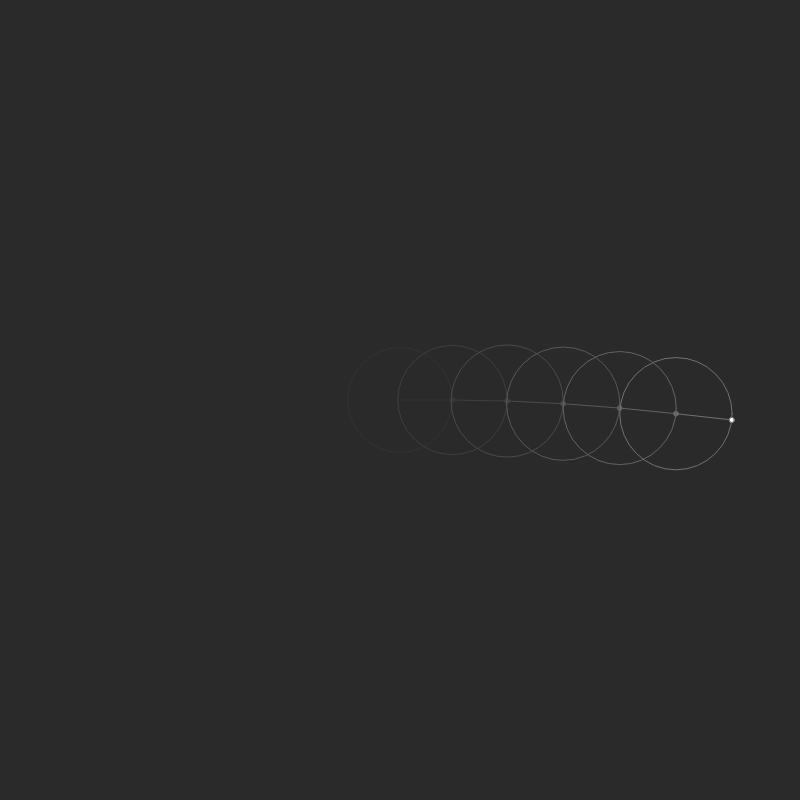
Frame 1 (no input)
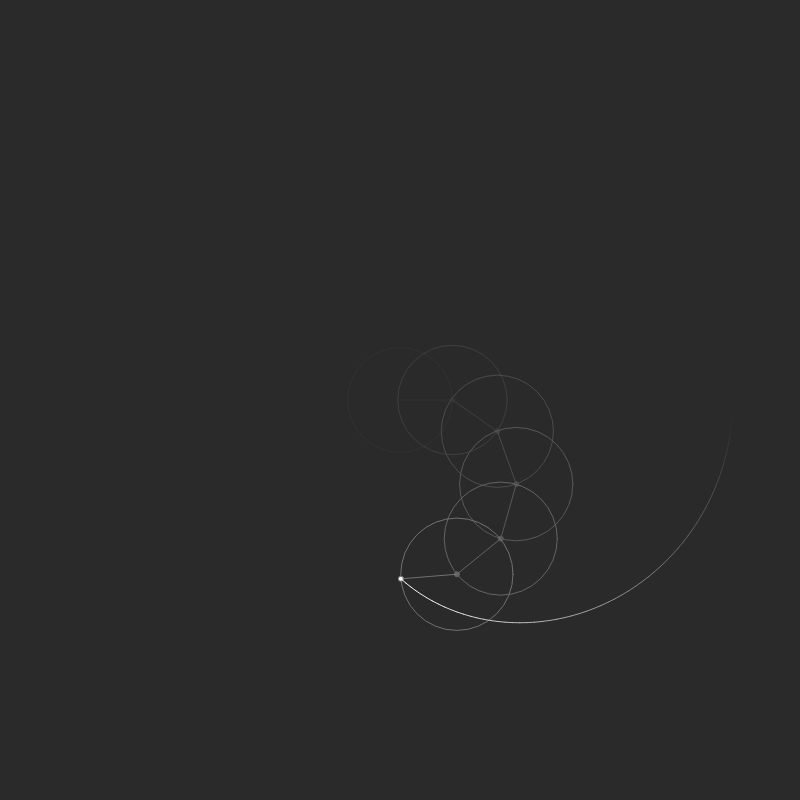
Frame 60 (no input)
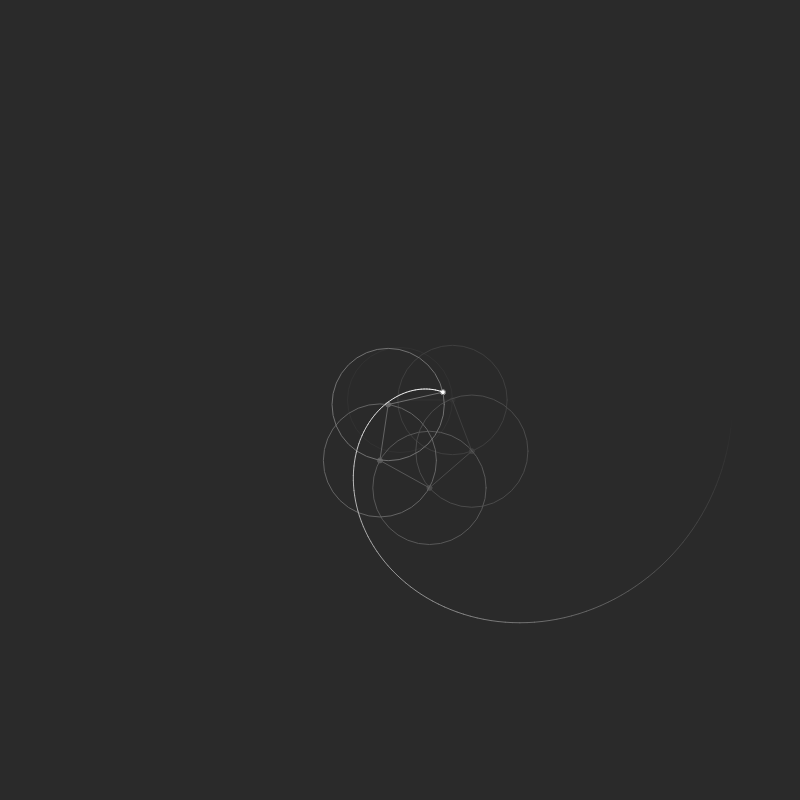
Frame 120 (the mouse pressed at the canvas centre since frame 60)

The p5.js sketch that drew these frames (run headless with seeded random() and noise() and a simulated clock; from frame 60 on, the mouse is pressed at the canvas centre):

// p5.js sketch
// ── sketch.js
const PI = 3.1415;

function setup() {
  width = 800;
  height = 800;
  t = 0
  
  sample = [1,1,1,1,1,1];
  createCanvas(width, height);
  cn = fourierCalculator(sample,0.01);
  tracer = []
  print(cn);
  circlecount = cn.length;
}

function draw() {
  translate(width/2, height/2)
  background(42);
  let i = 0;
  let i_old = 0;
  let j = 0;
  let j_old = 0;

  for(let n = 0; n < circlecount;n++){
    i_old = i;
    j_old = j;
    rad = cn[n].mag();
    i += rad * cos(n*t + cn[n].ang());
    j += rad * sin(n*t + cn[n].ang());
    stroke(map(n,0,circlecount,50,125));
    strokeWeight(1);
    noFill();
    ellipse(i_old,j_old,rad*2);
    iv = createVector(i_old, j_old);
    jv = createVector(i, j)
    //drawArrow(iv,jv,'white');
    line(iv.x,iv.y,jv.x,jv.y);
    fill(map(n,0,6,50,125));
    ellipse(i, j, 5);
    
  }
  fill(255);
  ellipse(i, j, 5);


  //tracing action
  tracer.unshift(createVector(i,j));
  if(tracer.length > 300){
    tracer.pop();
  }

  stroke(255);
  for(let n = tracer.length-1 ; n > 0  ; n--){
    stroke(map(n,0,tracer.length,255,42));
    line(tracer[n-1].x,tracer[n-1].y,tracer[n].x,tracer[n].y)
  }
  //ticking
  t+=0.01;
}


function EulerValues(rad,ph){
  this.rad = rad;
  this.phase = phase;
}


function fourierCalculator(arr,dt){
  // Calculates integral from 0-PI
  let cn = []
  let ct = 0;
  let st = 0;

  for(let n=0;n<arr.length;n++){
    for(let i=0;i<PI;i+=dt){
      ct+= cos(n*2*PI*i)
    }
    for(let i=0;i<PI;i+=dt){
      st+= sin(n*2*PI*i)
    }
    cn.push(new cmpx(ct/arr.length,st/arr.length));
  }
  
  return cn;
}

function cmpx(real,imag){
  this.real = real;
  this.imag = imag;

  this.mag = function(){
    return sqrt(this.real*this.real + this.imag*this.imag);
  }

  this.ang = function(){
    return atan2(this.imag,this.real);
  }
}
